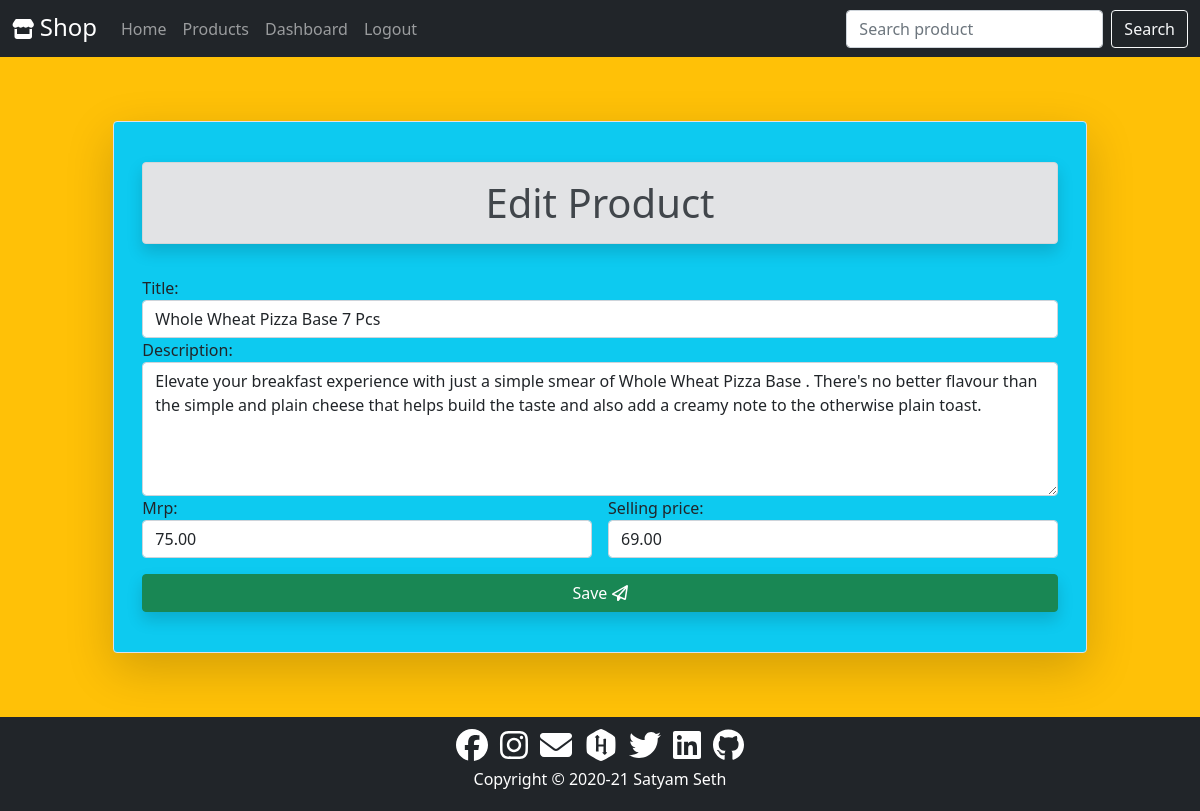
The page /product/edit/4/ (signed in) on the database its author committed.
### product/models.py (models this page shows, shortened)
class Product(models.Model):
    seller=models.ForeignKey(User,on_delete=models.CASCADE)
    title=models.CharField(max_length=50)
    date=models.DateField()
    description=models.TextField(max_length=500)
    mrp=models.DecimalField(decimal_places=2,max_digits=7)
    selling_price=models.DecimalField(decimal_places=2,max_digits=10)
    location=models.CharField(max_length=50)

### product/views.py (the view)
# urls.py: path('edit/<int:pk>/',views.ProductUpdateView.as_view(),name='edit'),
@method_decorator(user_passes_test(lambda u: Group.objects.get(name='seller') in u.groups.all()),name='dispatch')
class ProductUpdateView(UpdateView):
    model=Product
    form_class=ProductForm
    template_name='product/edit.html'
    success_url='/dashboard/'

### product/forms.py
class ProductForm(forms.ModelForm):
    class Meta:
        model=Product
        exclude=('seller','date','location')
        widgets={
            'title':forms.TextInput(attrs={'class':'form-control','placeholder':'enter product title'}),
            'description':forms.Textarea(attrs={'class':'form-control','placeholder':'enter product description','rows':5}),
            'mrp':forms.NumberInput(attrs={'class':'form-control','min':'0','max':'1000000','placeholder':'enter product mrp'}),
            'selling_price':forms.NumberInput(attrs={'class':'form-control','min':'0','max':'1000000','placeholder':'enter product selling price'})
        }

### product/templates/product/edit.html (shortened to what this page needs)
{% extends 'core/base.html' %}
{% block content %}
<div class="container-fluid bg-warning">
    <div class="row py-3 px-3">
        <div class="col-md-10 offset-md-1 border rounded shadow-lg bg-info my-5 py-4">
            <div class="h1 alert alert-secondary text-center m-3 shadow">Edit Product</div>
            <form method="POST" class="p-3">
                <div class="row g-3">
                    <div class="col-md-12">
                        {{form.title.label_tag}}
                        {{form.title}}
                    </div>
                </div>
                <div class="row g-3">
                    <div class="col-md-12">
                        {{form.description.label_tag}}
                        {{form.description}}
                    </div>
                </div>
                <div class="row g-3">
                    <div class="col-md-6">
                        {{form.mrp.label_tag}}
                        {{form.mrp}}
                    </div>
                    <div class="col-md-6">
                        {{form.selling_price.label_tag}}
                        {{form.selling_price}}
                    </div>
                </div>
                <div class="text-center mt-3 d-grid">
                    <button type="submit" class="btn btn-success shadow">Save
                        <i class="far fa-paper-plane"></i></button>
                </div>
            </form>
        </div>
    </div>
</div>
{% endblock content %}

### rows shown on the page
Product: title "Whole Wheat Pizza Base 7 Pcs", description "Elevate your breakfast experience with just a simple smear of Whole Wheat Pizza Base . There's no better flavour than the simple and plain cheese that helps build the taste and also add a creamy note to the otherwise plain toast.", mrp "75.00", selling_price "69.00"
